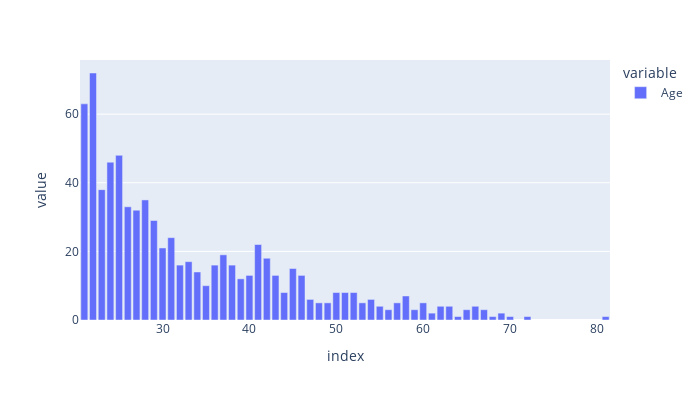

Here is the notebook cell this chart was saved with:
### Code cell
fig = px.bar(data['Age'].value_counts(), height=400, width = 700) 
fig.show()

### Figure 1 — Plotly figure (JSON) as saved in the notebook; plotly's stock layout.template omitted (floating-point values rounded to 4 significant figures)
{"data": [{"alignmentgroup": "True", "hovertemplate": "variable=Age<br>index=%{x}<br>value=%{y}<extra></extra>", "legendgroup": "Age", "marker": {"color": "#636efa", "pattern": {"shape": ""}}, "name": "Age", "offsetgroup": "Age", "orientation": "v", "showlegend": true, "textposition": "auto", "type": "bar", "x": [22, 21, 25, 24, 23, 28, 26, 27, 29, 31, 41, 30, 37, 42, 33, 38, 36, 32, 45, 34, 46, 43, 40, 39, 35, 50, 51, 52, 44, 58, 47, 54, 49, 48, 57, 53, 60, 66, 63, 62, 55, 67, 56, 59, 65, 69, 61, 72, 81, 64, 70, 68], "xaxis": "x", "y": [72, 63, 48, 46, 38, 35, 33, 32, 29, 24, 22, 21, 19, 18, 17, 16, 16, 16, 15, 14, 13, 13, 13, 12, 10, 8, 8, 8, 8, 7, 6, 6, 5, 5, 5, 5, 5, 4, 4, 4, 4, 3, 3, 3, 3, 2, 2, 1, 1, 1, 1, 1], "yaxis": "y"}], "layout": {"barmode": "relative", "height": 400, "legend": {"title": {"text": "variable"}, "tracegroupgap": 0}, "margin": {"t": 60}, "width": 700, "xaxis": {"anchor": "y", "domain": [0, 1], "title": {"text": "index"}}, "yaxis": {"anchor": "x", "domain": [0, 1], "title": {"text": "value"}}}}
